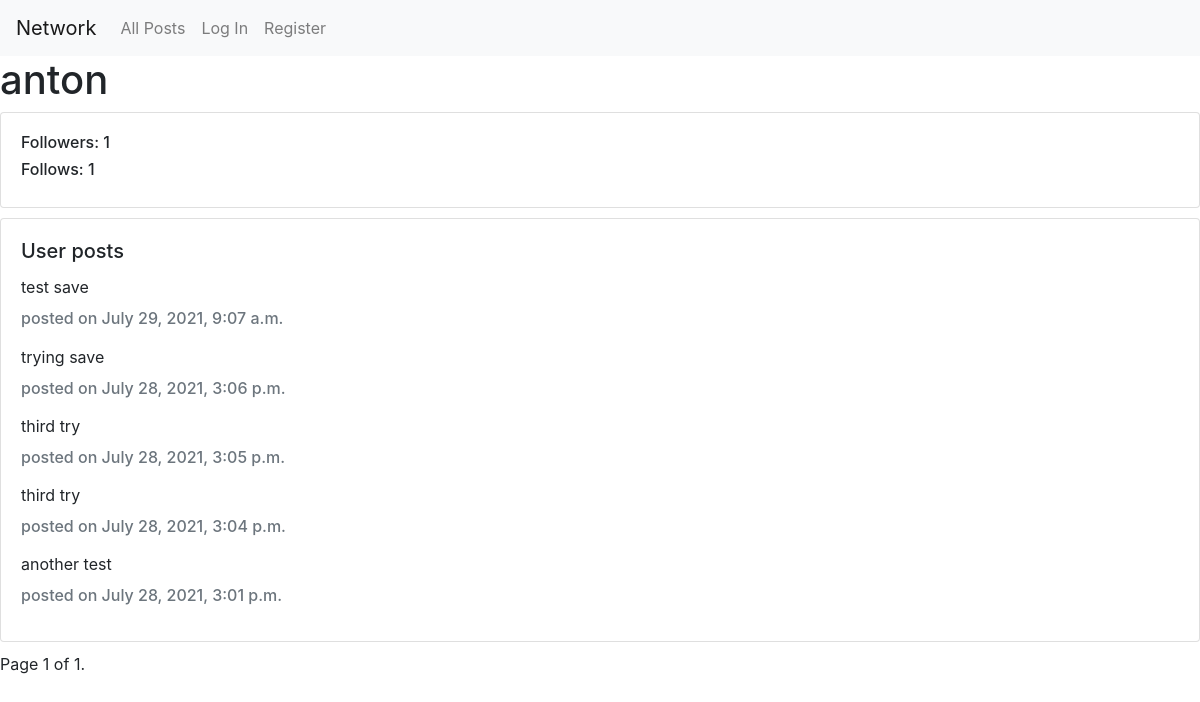
Page /profile/2 on the earlier database version.
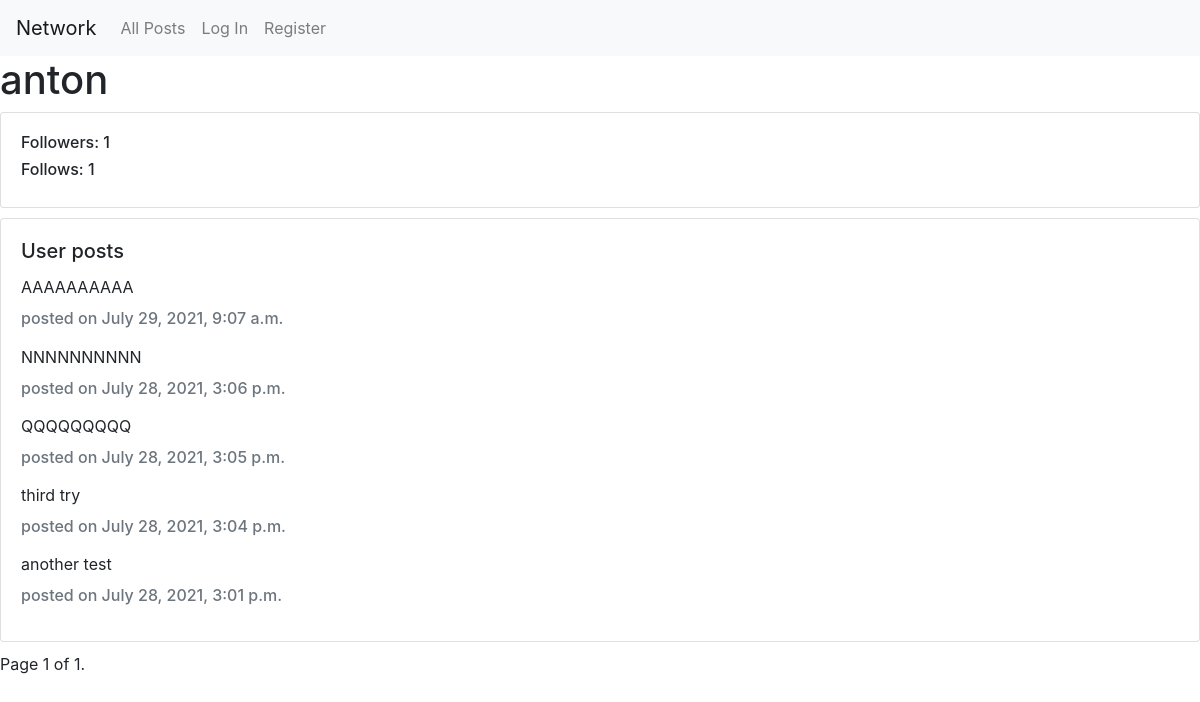
Same page on the later database version.
### network/models.py (models this page shows)
class Post(models.Model):
    author = models.ForeignKey(User, on_delete=models.CASCADE, null=True)
    content = models.CharField(max_length=128, default="empty")
    created = models.DateTimeField(auto_now_add=True)

### network/views.py (the view)
# urls.py: path("profile/<int:user_id>", views.profile, name="profile"),
def profile(request, user_id):
    user = User.objects.get(pk=user_id)
    posts = Post.objects.filter(author=user).order_by('-created')
    paginator = Paginator(posts, 10)
    page_number = request.GET.get('page')
    page_obj = paginator.get_page(page_number)
    return render(request, "network/profile.html", {
        "username": user.username,
        "follows": Follower.objects.filter(follows=user).count(),
        "followed": Follower.objects.filter(followed=user).count(),
        "page_obj": page_obj
    })

### network/templates/network/profile.html (shortened to what this page needs)
{% extends "network/layout.html" %}
{% block body %}
    <h1 id="username">{{username}} </h1>
    <div class="card">
        <div class="card-body">
        <h6>Followers: <a id="num_of_followers">{{followed}}</a></h6>
        <h6>Follows: {{follows}}</h6>
        </div>
    </div>
    <div class="card">
        <div class="card-body">
            <h5 class="card-title">User posts</h5>
            {% for post in page_obj %}
                <p class="card-text">{{post.content}}</p>
                <h6 class="card-subtitle mb-2 text-muted">posted on {{post.created}}</h6>
            {%endfor%}
        </div>
    </div>
    <div class="pagination">
        <span class="step-links">
            <span class="current">
                Page {{ page_obj.number }} of {{ page_obj.paginator.num_pages }}.
            </span>
        </span>
    </div>
{% endblock %}

Differences in the rows shown:
changed Post: content "test save" → "AAAAAAAAAA"
changed Post: content "trying save" → "NNNNNNNNNN"
changed Post: content "third try" → "QQQQQQQQQ"
